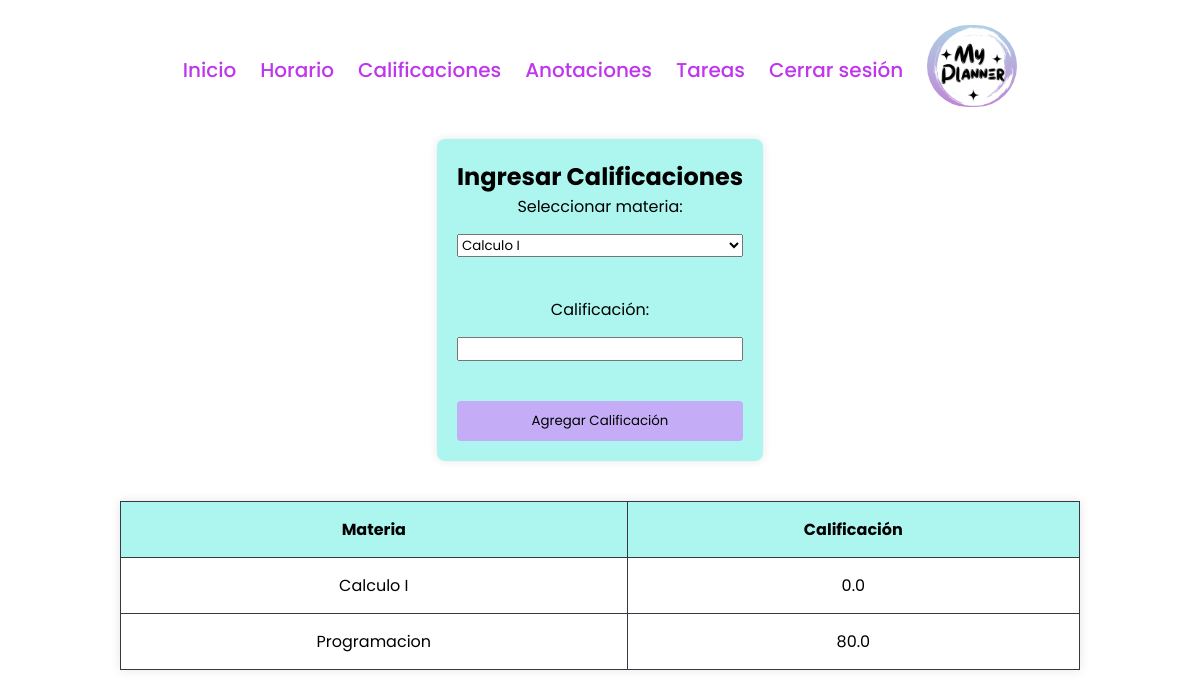
/calificaciones (signed in), run on the app's committed database.
### tables this page shows
CREATE TABLE calificaciones (
id INTEGER PRIMARY KEY,
 materia_id INTEGER NOT NULL,
 calificacion float NOT NULL,
 user_id INTEGER NOT NULL,
  FOREIGN KEY(materia_id) REFERENCES horario(id), 
  FOREIGN KEY(user_id) REFERENCES users(id)
  );

CREATE TABLE horario (
    id integer PRIMARY KEY,
    dia_semana VARCHAR(15) NOT NULL,
    hora_inicio TIME NOT NULL,
    hora_fin TIME NOT NULL,
    materia VARCHAR(50) NOT NULL,
    user_id integer NOT NULL
);

### app.py (the view)
@app.route("/calificaciones", methods=["GET", "POST"])
@login_required
def calificaciones():
    if request.method == "POST":
        materia_id = request.form.get("materia_id")
        calificacion = request.form.get("calificacion")
        if not materia_id or not calificacion:
            return redirect("/calificaciones")
        try:
            calificacion = float(calificacion)
        except ValueError:
            return redirect("/calificaciones")
        if not 0 <= calificacion <= 100:
            return redirect("/calificaciones")
        existing_calificacion = db.execute("SELECT id FROM calificaciones WHERE materia_id = :materia_id AND user_id = :user_id",
        materia_id=materia_id, user_id=session["user_id"])
        if existing_calificacion:
            return redirect("/calificaciones")
        db.execute("INSERT INTO calificaciones (materia_id, calificacion, user_id) VALUES (:materia_id, :calificacion, :user_id)",
                   materia_id=materia_id, calificacion=calificacion, user_id=session["user_id"])
        return redirect("/calificaciones")
    else:
        materias = db.execute("SELECT id, materia FROM horario WHERE user_id = :user_id", user_id=session["user_id"])
        calificaciones = db.execute(
            "SELECT c.calificacion, h.materia FROM calificaciones c JOIN horario h ON c.materia_id = h.id WHERE c.user_id = :user_id",
            user_id=session["user_id"])
        return render_template("calificaciones.html", materias=materias, calificaciones=calificaciones)

### helpers.py (called while the page is built)
def login_required(f):
    @wraps(f)
    def decorated_function(*args, **kwargs):
        if session.get("user_id") is None:
            return redirect("/login")
        return f(*args, **kwargs)
    return decorated_function

### templates/calificaciones.html (shortened to what this page needs)
<!DOCTYPE html>
<html lang="en">
<head>
    <link rel="stylesheet" href="/static/style_navbar.css">
    <link rel="stylesheet" href="/static/style_calificaciones.css">
</head>
<body>
    <ul class="nav-links">
        <li><a href="/">Inicio</a></li>
        <li class="center"><a href="/horario">Horario</a></li>
        <li class="upward"><a href="/calificaciones">Calificaciones</a></li>
        <li class="forward"><a href="/anotaciones">Anotaciones</a></li>
        <li class="forward"><a href="/tareas">Tareas</a></li>
        <li class="forward"><a href="/logout">Cerrar sesión</a></li>
        <li><img class="logo" src="/static/alely1.png" alt="hola" width="90px" height="auto"></li>
    </ul>
    <form method="post" action="/calificaciones">
        <h2>Ingresar Calificaciones</h2>
        <label for="materia_id">Seleccionar materia:</label>
        <select id="materia_id" name="materia_id" required>
            {% for materia in materias %}
                <option value="{{ materia.id }}">{{ materia.materia }}</option>
            {% endfor %}
        </select>
        <br>
        <label for="calificacion">Calificación:</label>
        <input type="text" id="calificacion" name="calificacion" required>
        <br>
        <button type="submit">Agregar Calificación</button>
    </form>
    <table border="1">
        <tr>
            <th>Materia</th>
            <th>Calificación</th>
        </tr>
        {% for calificacion in calificaciones %}
            <tr>
                <td>{{ calificacion.materia }}</td>
                <td>{{ calificacion.calificacion }}</td>
            </tr>
        {% endfor %}
    </table>
</body>
</html>

### static/style_navbar.css (style rules this page uses)
* { margin: 0; padding: 0; box-sizing: border-box; font-family: 'Poppins', sans-serif; }
body { height: 100vh; display: flex; flex-direction: column; align-items: center; justify-content: flex-start; background: #ffffff; margin: 0; }
.nav-links { display: flex; flex-wrap: wrap; align-items: center; background: transparent; padding: 5px 10px; border-radius: 12px; position: sticky; top: 0; z-index: 100; margin-top: 20px; }
.nav-links li { list-style: none; margin: 0 12px; }
.nav-links li a { position: relative; color: #bf37ec; font-size: 20px; font-weight: 500; padding: 6px 0; text-decoration: none; }
.nav-links li a:before { content: ''; position: absolute; bottom: 0; left: 0; height: 3px; width: 0%; background: #34efdf; border-radius: 12px; transition: all 0.4s ease; }
.nav-links li.center a:before { left: 50%; transform: translateX(-50%); }
.nav-links li.upward a:before { width: 100%; bottom: -5px; opacity: 0; }
.nav-links li.forward a:before { width: 100%; transform: scaleX(0); transform-origin: right; transition: transform 0.4s ease; }
.logo { border-radius: 80px; }

### static/style_calificaciones.css (style rules this page uses)
h2 { text-align: center; }
form { max-width: 400px; margin: 20px auto; padding: 20px; background-color: #ADF6EF; border-radius: 8px; box-shadow: 0 0 10px rgba(0, 0, 0, 0.1); text-align: center; }
form label, form select, form input { display: block; margin-bottom: 15px; width: 100%; box-sizing: border-box; }
form button { width: 100%; padding: 10px; background-color: #C4ADF6; color: #000000; border: none; border-radius: 4px; cursor: pointer; }
table { width: 80%; margin: 20px auto; border-collapse: collapse; box-shadow: 0 0 10px rgba(0, 0, 0, 0.1); }
table, th, td { border: 1px solid #343a40; }
th, td { padding: 15px; text-align: center; }
th { background-color: #ADF6EF; color: #000000; }

### data on the page
calificaciones: materia "Calculo I", calificacion "0.0"
calificaciones: materia "Programacion", calificacion "80.0"

### other printed values
form field materia_id "Calculo I"
